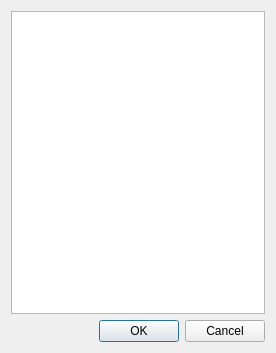
<?xml version="1.0" encoding="UTF-8"?>
<ui version="4.0">
 <class>PickList</class>
 <widget class="QDialog" name="PickList">
  <property name="geometry">
   <rect>
    <x>0</x>
    <y>0</y>
    <width>276</width>
    <height>353</height>
   </rect>
  </property>
  <property name="sizePolicy">
   <sizepolicy hsizetype="Preferred" vsizetype="Preferred">
    <horstretch>0</horstretch>
    <verstretch>0</verstretch>
   </sizepolicy>
  </property>
  <property name="windowTitle">
   <string>Pick One</string>
  </property>
  <property name="modal">
   <bool>true</bool>
  </property>
  <layout class="QVBoxLayout" name="verticalLayout_2">
   <item>
    <layout class="QVBoxLayout" name="verticalLayout">
     <item>
      <widget class="QListWidget" name="listWidget"/>
     </item>
    </layout>
   </item>
   <item>
    <widget class="QDialogButtonBox" name="buttonBox">
     <property name="orientation">
      <enum>Qt::Horizontal</enum>
     </property>
     <property name="standardButtons">
      <set>QDialogButtonBox::Cancel|QDialogButtonBox::Ok</set>
     </property>
    </widget>
   </item>
  </layout>
 </widget>
 <resources/>
 <connections>
  <connection>
   <sender>buttonBox</sender>
   <signal>accepted()</signal>
   <receiver>PickList</receiver>
   <slot>accept()</slot>
   <hints>
    <hint type="sourcelabel">
     <x>248</x>
     <y>254</y>
    </hint>
    <hint type="destinationlabel">
     <x>157</x>
     <y>274</y>
    </hint>
   </hints>
  </connection>
  <connection>
   <sender>buttonBox</sender>
   <signal>rejected()</signal>
   <receiver>PickList</receiver>
   <slot>reject()</slot>
   <hints>
    <hint type="sourcelabel">
     <x>137</x>
     <y>330</y>
    </hint>
    <hint type="destinationlabel">
     <x>137</x>
     <y>176</y>
    </hint>
   </hints>
  </connection>
  <connection>
   <sender>listWidget</sender>
   <signal>itemDoubleClicked(QListWidgetItem*)</signal>
   <receiver>PickList</receiver>
   <slot>accept()</slot>
   <hints>
    <hint type="sourcelabel">
     <x>137</x>
     <y>159</y>
    </hint>
    <hint type="destinationlabel">
     <x>137</x>
     <y>176</y>
    </hint>
   </hints>
  </connection>
 </connections>
</ui>
